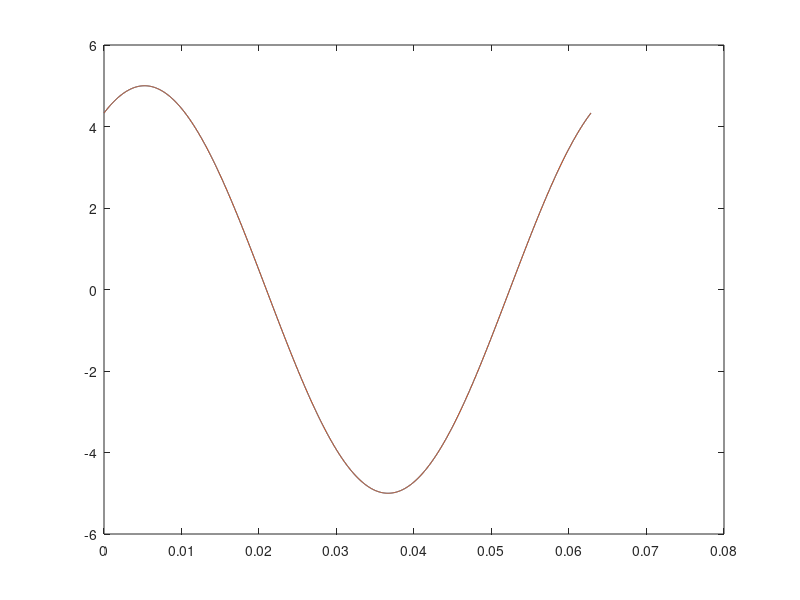

This chart was generated by the following MATLAB code:
z = 2+3i
[theta, rho] = cart2pol(real(z), imag(z))

a = -2+4i
[theta, rho] = cart2pol(real(a), imag(a))

b=(2+3i)/(-2+4i)

[theta, rho] = cart2pol(real(b), imag(b))

z2 = -2+3i
[theta, rho] = cart2pol(real(z2), imag(z2))

z3 = (-2+3i)^1/3

t = linspace(0,2*pi/100,1000);
plot(t,3*cos(100.*t-pi/6)+2*sin(100.*t+pi/3),t,5*cos(100.*t-pi/6))